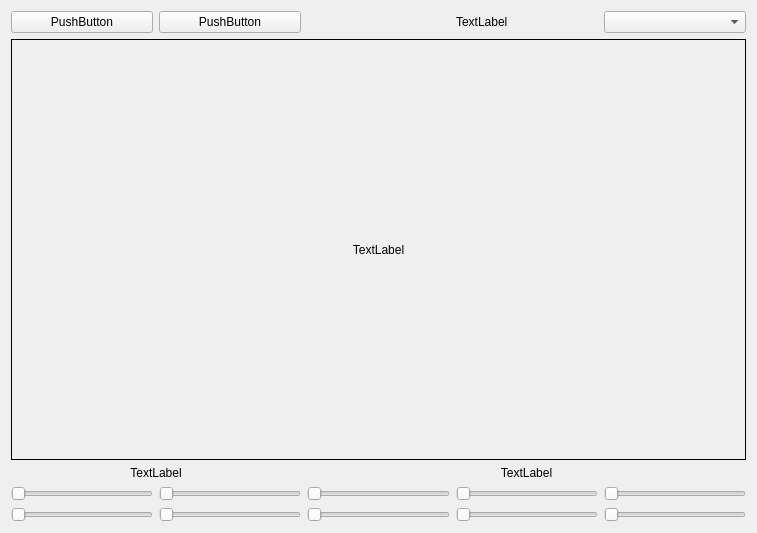
<?xml version="1.0" encoding="UTF-8"?>
<ui version="4.0">
 <class>FeedScreen</class>
 <widget class="QWidget" name="FeedScreen">
  <property name="geometry">
   <rect>
    <x>0</x>
    <y>0</y>
    <width>757</width>
    <height>533</height>
   </rect>
  </property>
  <property name="windowTitle">
   <string>FeedScreen</string>
  </property>
  <layout class="QGridLayout" name="gridLayout">
   <item row="0" column="3">
    <widget class="QLabel" name="label">
     <property name="text">
      <string>TextLabel</string>
     </property>
    </widget>
   </item>
   <item row="1" column="0" colspan="5">
    <widget class="QLabel" name="label_2">
     <property name="autoFillBackground">
      <bool>true</bool>
     </property>
     <property name="frameShape">
      <enum>QFrame::Box</enum>
     </property>
     <property name="text">
      <string>TextLabel</string>
     </property>
     <property name="alignment">
      <set>Qt::AlignCenter</set>
     </property>
    </widget>
   </item>
   <item row="2" column="0" colspan="2">
    <widget class="QLabel" name="label_3">
     <property name="sizePolicy">
      <sizepolicy hsizetype="Preferred" vsizetype="Fixed">
       <horstretch>0</horstretch>
       <verstretch>0</verstretch>
      </sizepolicy>
     </property>
     <property name="text">
      <string>TextLabel</string>
     </property>
     <property name="alignment">
      <set>Qt::AlignCenter</set>
     </property>
    </widget>
   </item>
   <item row="0" column="0">
    <widget class="QPushButton" name="pushButton">
     <property name="text">
      <string>PushButton</string>
     </property>
    </widget>
   </item>
   <item row="0" column="1">
    <widget class="QPushButton" name="pushButton_2">
     <property name="text">
      <string>PushButton</string>
     </property>
    </widget>
   </item>
   <item row="3" column="0">
    <widget class="QSlider" name="horizontalSlider">
     <property name="orientation">
      <enum>Qt::Horizontal</enum>
     </property>
    </widget>
   </item>
   <item row="0" column="4">
    <widget class="QComboBox" name="comboBox"/>
   </item>
   <item row="3" column="4">
    <widget class="QSlider" name="horizontalSlider_4">
     <property name="orientation">
      <enum>Qt::Horizontal</enum>
     </property>
    </widget>
   </item>
   <item row="2" column="2" colspan="3">
    <widget class="QLabel" name="label_4">
     <property name="text">
      <string>TextLabel</string>
     </property>
     <property name="alignment">
      <set>Qt::AlignCenter</set>
     </property>
    </widget>
   </item>
   <item row="3" column="1">
    <widget class="QSlider" name="horizontalSlider_2">
     <property name="orientation">
      <enum>Qt::Horizontal</enum>
     </property>
    </widget>
   </item>
   <item row="3" column="3">
    <widget class="QSlider" name="horizontalSlider_3">
     <property name="orientation">
      <enum>Qt::Horizontal</enum>
     </property>
    </widget>
   </item>
   <item row="3" column="2">
    <widget class="QSlider" name="horizontalSlider_5">
     <property name="orientation">
      <enum>Qt::Horizontal</enum>
     </property>
    </widget>
   </item>
   <item row="4" column="0">
    <widget class="QSlider" name="horizontalSlider_6">
     <property name="orientation">
      <enum>Qt::Horizontal</enum>
     </property>
    </widget>
   </item>
   <item row="4" column="1">
    <widget class="QSlider" name="horizontalSlider_7">
     <property name="orientation">
      <enum>Qt::Horizontal</enum>
     </property>
    </widget>
   </item>
   <item row="4" column="2">
    <widget class="QSlider" name="horizontalSlider_8">
     <property name="orientation">
      <enum>Qt::Horizontal</enum>
     </property>
    </widget>
   </item>
   <item row="4" column="3">
    <widget class="QSlider" name="horizontalSlider_9">
     <property name="orientation">
      <enum>Qt::Horizontal</enum>
     </property>
    </widget>
   </item>
   <item row="4" column="4">
    <widget class="QSlider" name="horizontalSlider_10">
     <property name="orientation">
      <enum>Qt::Horizontal</enum>
     </property>
    </widget>
   </item>
  </layout>
 </widget>
 <layoutdefault spacing="6" margin="11"/>
 <resources/>
 <connections/>
</ui>
